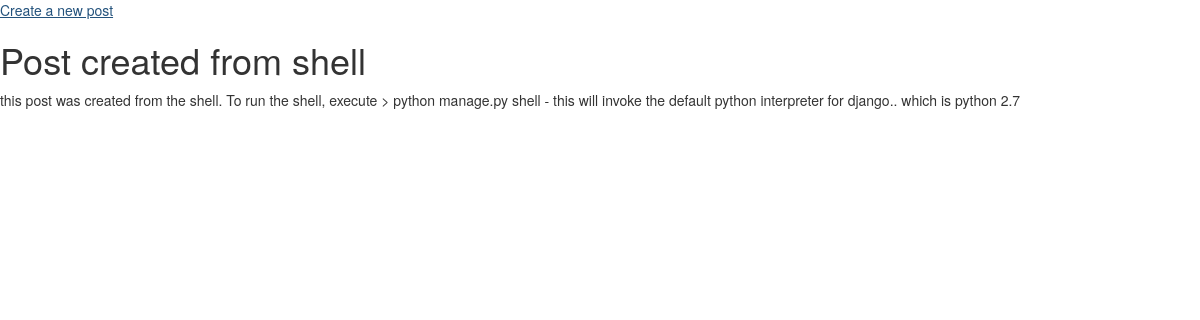
Screenshot of /post/7/ with the database file from the repository.
### blog/models.py (models this page shows, shortened)
class Post(models.Model):
    author = models.ForeignKey('auth.User')
    title = models.CharField(max_length=255)
    text = models.TextField()
    created_date = models.DateTimeField(
        default=timezone.now)
    published_date = models.DateTimeField(
        blank=True, null=True)

### blog/views.py (the view)
# urls.py: url(r'^post/(?P<pk>\d+)/$' , views.post_detail, name='post_detail'),
def post_detail(request, pk):
    post = get_object_or_404(Post, pk=pk)
    return render(request, 'blog/post_detail.html', {"post": post})

### blog/templates/blog/post_detail.html (shortened to what this page needs)
{% extends 'blog/base.html' %}
{% block content %}
  <div>
  	<h1> {{ post.title }} </h1>
  	<p> {{ post.text | linebreaksbr }}</p>
  </div>
{% endblock %}

### rows the page displays
Post: title "Post created from shell", text "this post was created from the shell. To run the shell, execute > python manage.py shell - this will invoke the default python interpreter for django.. which is python 2.7"
